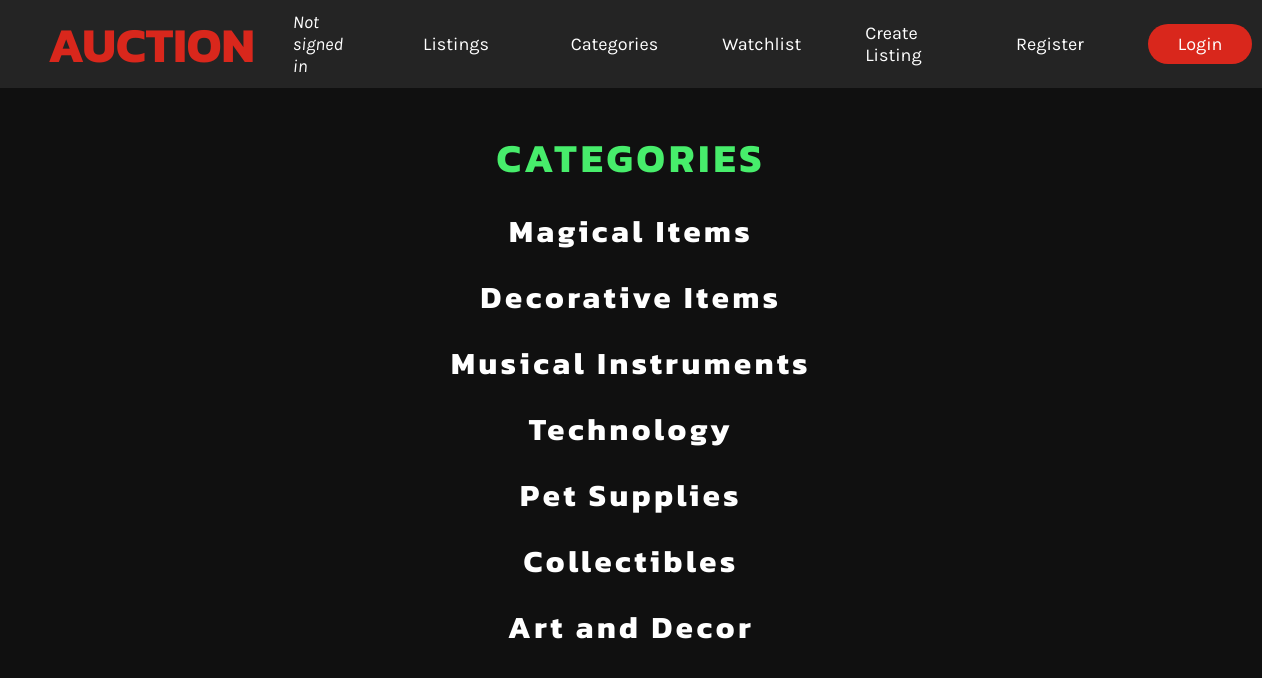
/categories, run on an earlier commit of the app's database.
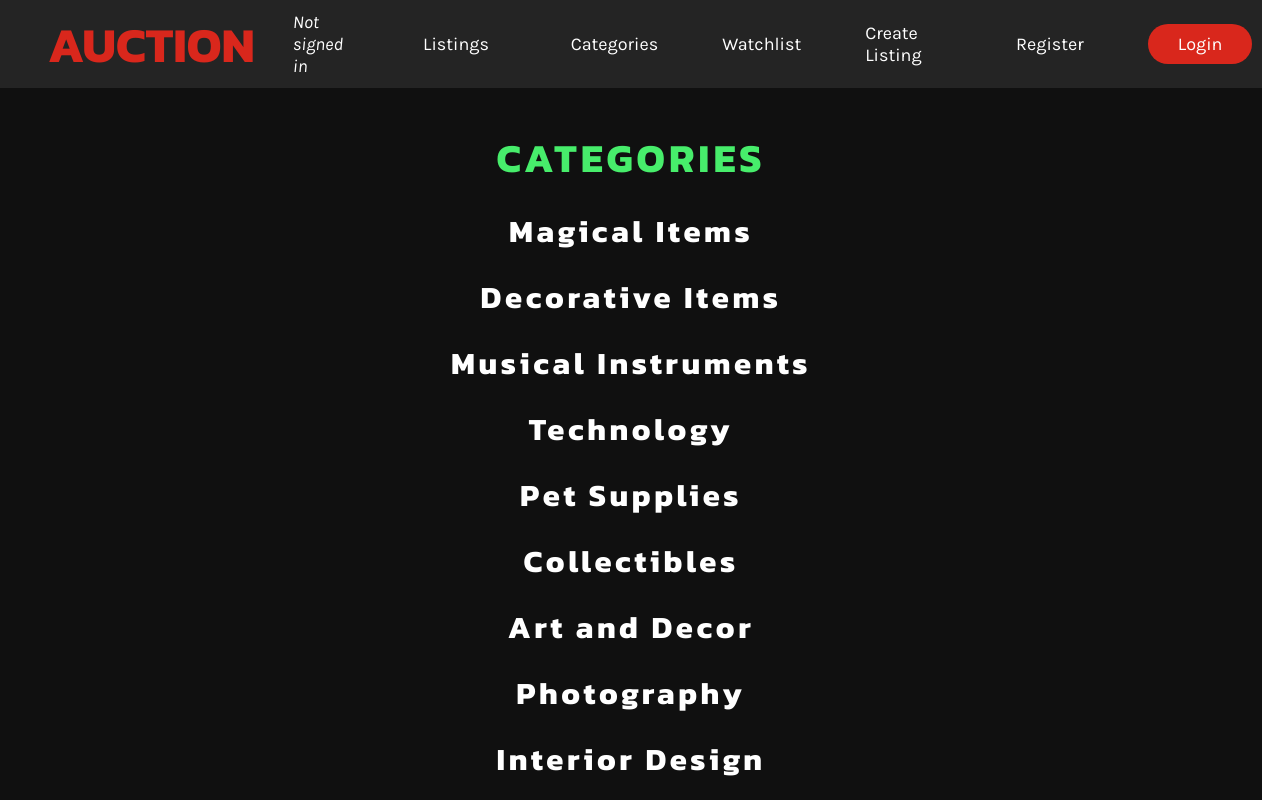
And on a later commit of the database.
### auctions/models.py (models this page shows)
class Category(models.Model):
    category_title = models.CharField(max_length=64)
    def __str__(self):
        return f"{self.category_title}"

### auctions/views.py (the view)
# urls.py: path("categories", views.categories, name = "categories"),
def categories(request):
    return render(request, "auctions/categories.html", {
        "categories" : Category.objects.exclude(category_title = "None").all()
    })

### auctions/templates/auctions/categories.html (shortened to what this page needs)
{% extends "auctions/layout.html" %}
{% block body %}
    <center id="categories-center">
        <h1 id="title">CATEGORIES</h1>
        <ul class="list">
            {% for category in categories %}
                <li>
                    <a href="{% url 'by_category' category.id %}">
                        <h1>{{ category }}</h1>
                    </a>
                </li>
            {% empty %}
                <li>
                    <a href="#">
                        <h1>No category.</h1>
                    </a>
                </li>
            {% endfor %}
        </ul>
    </center>
{% endblock %}

What changed in the data, as far as the page shows it:
added Category: category_title "Photography"
added Category: category_title "Interior Design"
